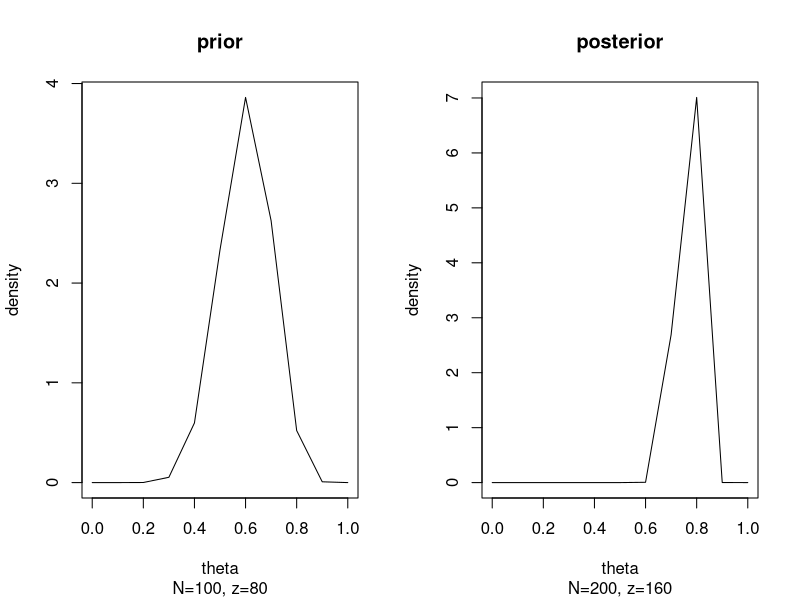
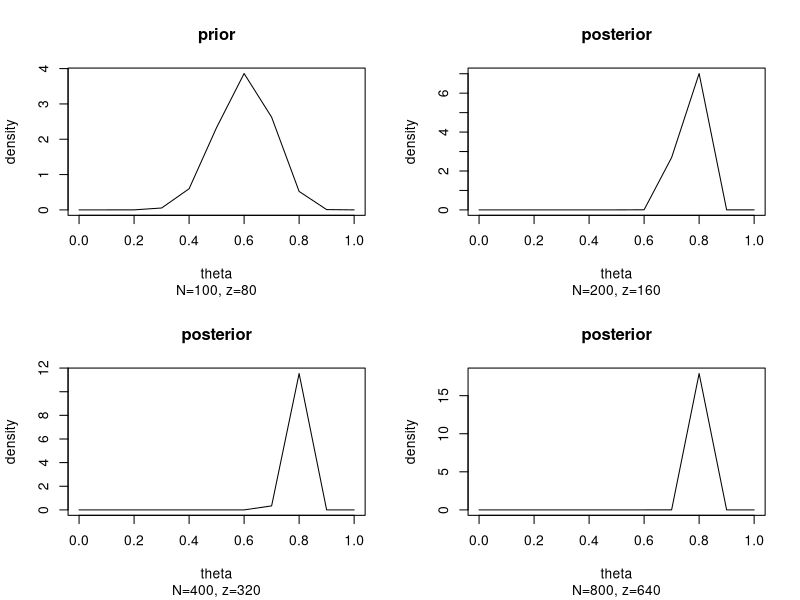

The R script that drew these images, in order:
setwd("C:/Users/vipin/Desktop/Rscripts")

# Clear your workspace if you still have stuff in your environment from the last session
rm(list = ls(all = TRUE))

# Load packages
library(stats)
library(stringr)

# generate a sequence of numbers from 0 to 1, with an increment of 0.1
x=seq(0,1,by=0.1)
# divide the output space in a 1 by 2 matrix, to plot two graphs at once
par(mfrow=c(1,2))
alpha=c(13.8,93.8)
beta=c(9.2,29.2)
z=c(80,160)
N=c(100,200)
for(i in 1:length(alpha)){
  # generate the beta distibution for the given shape values (α and β)
  y<-dbeta(x,shape1=alpha[i],shape2=beta[i])
  # plot the probability density functions
  plot(x,y,type="l",xlab = "theta",ylab = "density", main = ifelse(i == 1,"prior","posterior"), sub=str_c("N=", N[i], ", z=",z[i] ))
}

# divide the output space in a 2 by 2 matrix, to plot four graphs at once
par(mfrow=c(2,2))
alpha=c(13.8,93.8, 173.8, 333.8)
beta=c(9.2,29.2, 49.2, 89.2)
z=c(80,160,320,640)
N=c(100,200,400,800)
for(i in 1:length(alpha)){
  y<-dbeta(x,shape1=alpha[i],shape2=beta[i])
  plot(x,y,type="l",xlab = "theta",ylab = "density", main = ifelse(i == 1,"prior","posterior"), sub=str_c("N=", N[i], ", z=",z[i] ))
}
